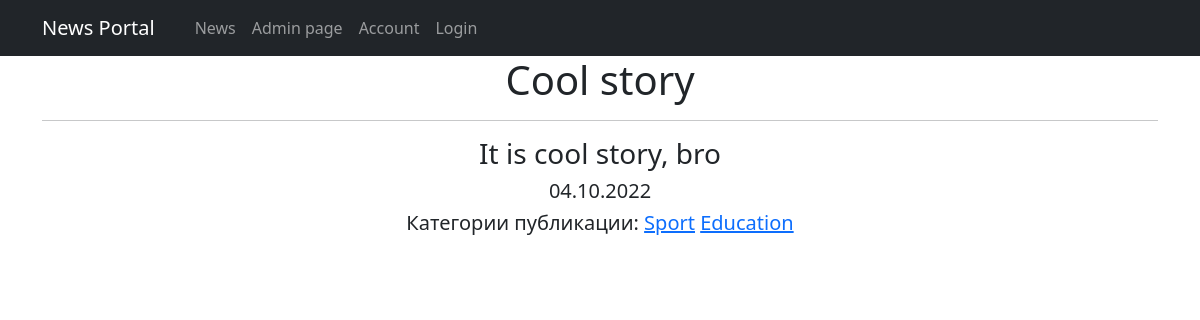
The page /articles/2 on the database its author committed.
### News/models.py (models this page shows, shortened)
class Post(models.Model):
    author = models.ForeignKey(Author, on_delete=models.CASCADE)
    article = 'article'
    news = 'news'
    type = [
        (article, 'article'),
        (news, 'news')
    ]
    type_post = models.CharField(choices=type, max_length=7, default=article)
    publication_date = models.DateTimeField(auto_now_add=True)
    category = models.ManyToManyField(Category, through='PostCategory')
    post_name = models.CharField(max_length=30, unique=True)
    post_text = models.TextField()
    rating = models.IntegerField(default=0, null=True)

class Category(models.Model):
    category = models.CharField(max_length=255, unique=True)
    subscribers = models.ManyToManyField(User, related_name='categories')
    def __str__(self):
        return self.category.title()

### News/views.py (the view)
# urls.py: path('<int:pk>', cache_page(300 * 10)(PostDetail.as_view()), name='post_detail'),
class PostDetail(DetailView):
    model = Post
    template_name = 'post.html'
    context_object_name = 'post'

### News/templatetags/custom_filters.py (called while the page is built)
@register.filter()
def censor(value):
    for word in CENSOR_WORDS:
        value = value.replace(word, '*' * len(word))
    return value

### templates/post.html (shortened to what this page needs)
{% extends 'flatpages/default.html' %}
{% load custom_filters %}
{% block content %}
<h1>{{post.post_name|censor}}</h1>
<hr>
<h3>{{ post.post_text|censor }}</h3>
<h5>{{ post.publication_date|date:'d.m.Y' }}</h5>
<h5>Категории публикации:
                {% for category in post.category.all %}
                    <a href="{% url 'category_list' category.id %}">{{ category }}</a>
    {% endfor %}</h5>
{% endblock content %}

### templates/flatpages/default.html (shortened to what this page needs)
<!DOCTYPE html>
<html lang="en">
    <head>
        {% load static %}
        <link href="{% static 'css/styles.css' %}" rel="stylesheet" />
    </head>
    <body>
        <nav class="navbar navbar-expand-lg navbar-dark bg-dark static-top">
           <div class="container">
               <a class="navbar-brand" href="#">News Portal</a>
               <div class="collapse navbar-collapse" id="navbarResponsive">
                   <ul class="navbar-nav ml-auto">
                       <li class="nav-item active">
                           <a class="nav-link" href="#">
                           </a>
                       </li>
                       <li class="nav-item">
                           <a class="nav-link" href="/news/">News</a>
                       </li>
                       <li class="nav-item">
                           <a class="nav-link" href="/admin/">Admin page</a>
                       </li>
                       <li class="nav-item">
                           <a class="nav-link" href="/account/">Account</a>
                       </li>
                       <li class="nav-item">
                           <a class="nav-link" href="/accounts/login/">Login</a>
                       </li>
                   </ul>
               </div>
           </div>
        </nav>
        <div class="container">
           <div class="row">
               <div class="col-lg-12 text-center">
                   {% block content %}{% endblock content %}
               </div>
           </div>
        </div>
    </body>
</html>

### rows shown on the page
Post: post_name|censor "Cool story", post_text|censor "It is cool story, bro", publication_date "04.10.2022"
Category: category "Sport"
Category: category "Education"
